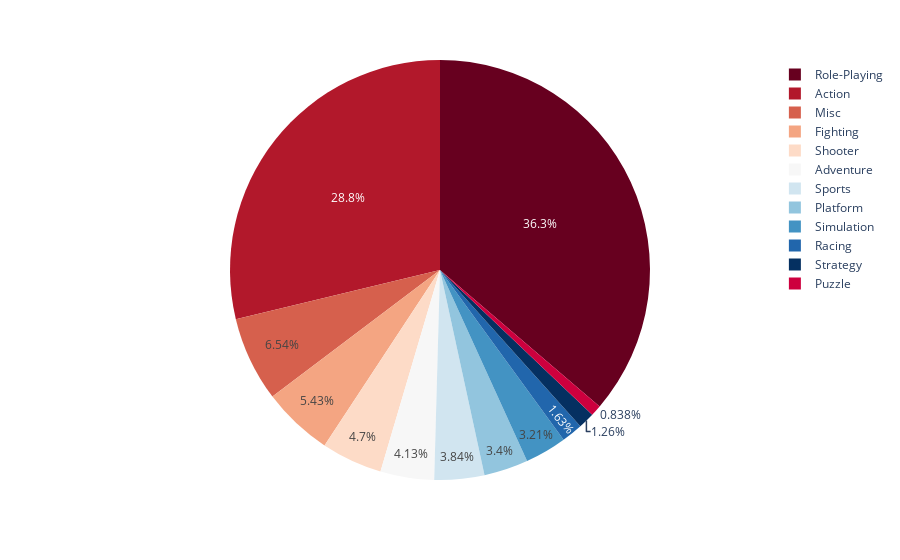

Notebook cell for this chart:
### Code cell
fig = px.pie(df_actual, values='jp_sales', names='genre', color_discrete_sequence=px.colors.sequential.RdBu)
fig.show()

### Figure 1 — Plotly figure (JSON) as saved in the notebook; plotly's stock layout.template omitted (floating-point values rounded to 4 significant figures; data arrays with more than 128 entries replaced by an {"elided": "..."} marker saying what was removed)
{"data": [{"domain": {"x": [0, 1], "y": [0, 1]}, "hovertemplate": "genre=%{label}<br>jp_sales=%{value}<extra></extra>", "labels": {"elided": "2233 str values"}, "legendgroup": "", "name": "", "showlegend": true, "type": "pie", "values": {"elided": "2233 float values"}}], "layout": {"legend": {"tracegroupgap": 0}, "margin": {"t": 60}, "piecolorway": ["rgb(103,0,31)", "rgb(178,24,43)", "rgb(214,96,77)", "rgb(244,165,130)", "rgb(253,219,199)", "rgb(247,247,247)", "rgb(209,229,240)", "rgb(146,197,222)", "rgb(67,147,195)", "rgb(33,102,172)", "rgb(5,48,97)"]}}
